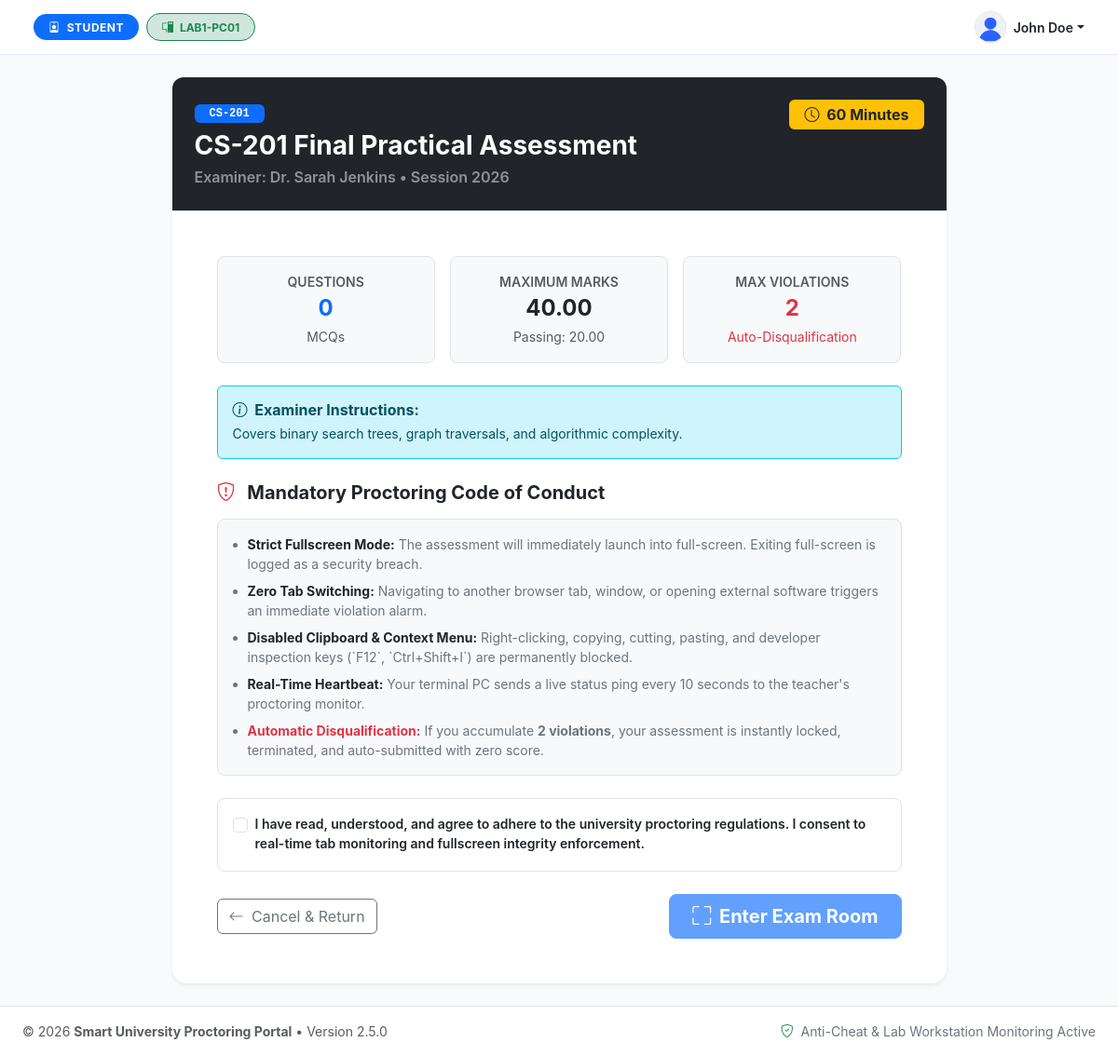
/student/instructions.php?exam_id=3 (signed in), run on the app's committed database.
### tables this page shows
CREATE TABLE `exams` (
  `id` int(11) NOT NULL AUTO_INCREMENT,
  `course_id` int(11) NOT NULL,
  `teacher_id` int(11) NOT NULL,
  `title` varchar(200) NOT NULL,
  `description` text DEFAULT NULL,
  `exam_code` varchar(30) NOT NULL,
  `duration_minutes` int(11) NOT NULL DEFAULT 45,
  `total_marks` decimal(6,2) NOT NULL DEFAULT 50.00,
  `passing_marks` decimal(6,2) NOT NULL DEFAULT 20.00,
  `max_violations` int(11) NOT NULL DEFAULT 3,
  `start_time` datetime NOT NULL,
  `end_time` datetime NOT NULL,
  `status` enum('draft','published','ongoing','completed') NOT NULL DEFAULT 'draft',
  `shuffle_questions` tinyint(1) NOT NULL DEFAULT 1,
  `created_at` datetime DEFAULT current_timestamp(),
  PRIMARY KEY (`id`),
  UNIQUE KEY `exam_code` (`exam_code`),
  KEY `course_id` (`course_id`),
  KEY `teacher_id` (`teacher_id`),
  CONSTRAINT `exams_ibfk_1` FOREIGN KEY (`course_id`) REFERENCES `courses` (`id`) ON DELETE CASCADE,
  CONSTRAINT `exams_ibfk_2` FOREIGN KEY (`teacher_id`) REFERENCES `users` (`id`) ON DELETE CASCADE
);

CREATE TABLE `courses` (
  `id` int(11) NOT NULL AUTO_INCREMENT,
  `course_code` varchar(30) NOT NULL,
  `course_name` varchar(150) NOT NULL,
  `department` varchar(100) NOT NULL,
  `teacher_id` int(11) DEFAULT NULL,
  `description` text DEFAULT NULL,
  `created_at` datetime DEFAULT current_timestamp(),
  PRIMARY KEY (`id`),
  UNIQUE KEY `course_code` (`course_code`),
  KEY `teacher_id` (`teacher_id`),
  CONSTRAINT `courses_ibfk_1` FOREIGN KEY (`teacher_id`) REFERENCES `users` (`id`) ON DELETE SET NULL
);

CREATE TABLE `users` (
  `id` int(11) NOT NULL AUTO_INCREMENT,
  `username` varchar(50) NOT NULL,
  `email` varchar(100) NOT NULL,
  `password` varchar(255) NOT NULL,
  `full_name` varchar(100) NOT NULL,
  `role` enum('admin','teacher','student') NOT NULL DEFAULT 'student',
  `roll_number` varchar(50) DEFAULT NULL,
  `phone` varchar(20) DEFAULT NULL,
  `avatar` varchar(255) DEFAULT 'default_avatar.png',
  `status` enum('active','inactive') NOT NULL DEFAULT 'active',
  `created_at` datetime DEFAULT current_timestamp(),
  PRIMARY KEY (`id`),
  UNIQUE KEY `username` (`username`),
  UNIQUE KEY `email` (`email`)
);

### student/instructions.php (the view, shortened to what this page needs)
<?php
$examId = !empty($_GET['exam_id']) ? intval($_GET['exam_id']) : 0;
$pdo = getDb();
$stmt = $pdo->prepare("SELECT e.*, c.course_code, c.course_name, u.full_name as teacher_name,
                       (SELECT COUNT(*) FROM questions q WHERE q.exam_id = e.id) as question_count
                       FROM exams e
                       JOIN courses c ON e.course_id = c.id
                       JOIN users u ON e.teacher_id = u.id
                       WHERE e.id = ?");
$stmt->execute([$examId]);
$exam = $stmt->fetch();
require_once dirname(__DIR__) . '/includes/header.php';
?>
<div class="app-wrapper">
    <div class="main-content">
        <?php require_once dirname(__DIR__) . '/includes/navbar.php'; ?>
        <div class="container py-4">
            <div class="row justify-content-center">
                <div class="col-lg-9">
                    <div class="card shadow-sm border-0 rounded-4">
                        <div class="card-header bg-dark text-white p-4 rounded-top-4">
                            <div class="d-flex justify-content-between align-items-start">
                                <div>
                                    <span class="badge bg-primary font-monospace px-3 py-1 mb-2"><?= htmlspecialchars($exam['course_code']) ?></span>
                                    <h3 class="fw-bold mb-1"><?= htmlspecialchars($exam['title']) ?></h3>
                                    <p class="text-white-50 mb-0">Examiner: <?= htmlspecialchars($exam['teacher_name']) ?> &bull; Session 2026</p>
                                </div>
                                <span class="badge bg-warning text-dark px-3 py-2 fs-6">
                                    <i class="bi bi-clock me-1"></i> <?= $exam['duration_minutes'] ?> Minutes
                                </span>
                            </div>
                        </div>
                        <div class="card-body p-4 p-md-5">
                            <div class="row g-3 mb-4 text-center">
                                <div class="col-4">
                                    <div class="p-3 bg-light rounded-3 border">
                                        <small class="text-muted text-uppercase fw-semibold d-block">Questions</small>
                                        <h4 class="fw-bold my-1 text-primary"><?= $exam['question_count'] ?></h4>
                                        <small class="text-muted">MCQs</small>
                                    </div>
                                </div>
                                <div class="col-4">
                                    <div class="p-3 bg-light rounded-3 border">
                                        <small class="text-muted text-uppercase fw-semibold d-block">Maximum Marks</small>
                                        <h4 class="fw-bold my-1 text-dark"><?= $exam['total_marks'] ?></h4>
                                        <small class="text-muted">Passing: <?= $exam['passing_marks'] ?></small>
                                    </div>
                                </div>
                                <div class="col-4">
                                    <div class="p-3 bg-light rounded-3 border">
                                        <small class="text-muted text-uppercase fw-semibold d-block">Max Violations</small>
                                        <h4 class="fw-bold my-1 text-danger"><?= $exam['max_violations'] ?></h4>
                                        <small class="text-danger">Auto-Disqualification</small>
                                    </div>
                                </div>
                            </div>
                            <?php if (!empty($exam['description'])): ?>
                                <div class="alert alert-info border-info mb-4">
                                    <h6 class="fw-bold mb-1"><i class="bi bi-info-circle me-1"></i> Examiner Instructions:</h6>
                                    <p class="mb-0 small"><?= nl2br(htmlspecialchars($exam['description'])) ?></p>
                                </div>
                            <?php endif; ?>
                            <h5 class="fw-bold mb-3"><i class="bi bi-shield-exclamation text-danger me-2"></i> Mandatory Proctoring Code of Conduct</h5>
                            <div class="border rounded-3 p-3 mb-4 bg-light">
                                <ul class="small mb-0 d-flex flex-column gap-2 text-secondary ps-3">
                                    <li><strong class="text-dark">Strict Fullscreen Mode:</strong> The assessment will immediately launch into full-screen. Exiting full-screen is logged as a security breach.</li>
                                    <li><strong class="text-dark">Zero Tab Switching:</strong> Navigating to another browser tab, window, or opening external software triggers an immediate violation alarm.</li>
                                    <li><strong class="text-dark">Disabled Clipboard & Context Menu:</strong> Right-clicking, copying, cutting, pasting, and developer inspection keys (`F12`, `Ctrl+Shift+I`) are permanently blocked.</li>
                                    <li><strong class="text-dark">Real-Time Heartbeat:</strong> Your terminal PC sends a live status ping every 10 seconds to the teacher's proctoring monitor.</li>
                                    <li><strong class="text-danger">Automatic Disqualification:</strong> If you accumulate <strong><?= $exam['max_violations'] ?> violations</strong>, your assessment is instantly locked, terminated, and auto-submitted with zero score.</li>
                                </ul>
                            </div>
                            <div class="p-3 border rounded-3 mb-4">
                                <div class="form-check">
                                    <input class="form-check-input" type="checkbox" id="agreeTermsCheck" onchange="toggleStartBtn()">
                                    <label class="form-check-label fw-semibold small text-dark" for="agreeTermsCheck">
                                        I have read, understood, and agree to adhere to the university proctoring regulations. I consent to real-time tab monitoring and fullscreen integrity enforcement.
                                    </label>
                                </div>
                            </div>
                            <div class="d-flex justify-content-between align-items-center">
                                <a href="<?= BASE_URL ?>/student/dashboard.php" class="btn btn-outline-secondary">
                                    <i class="bi bi-arrow-left me-1"></i> Cancel & Return
                                </a>
                                <button type="button" class="btn btn-primary btn-lg px-4 fw-bold" id="startExamBtn" disabled onclick="launchExamEnvironment()">
                                    <i class="bi bi-fullscreen me-1"></i> Enter Exam Room
                                </button>
                            </div>
                        </div>
                    </div>
                </div>
            </div>
        </div>
    </div>
</div>
<?php require_once dirname(__DIR__) . '/includes/footer.php'; ?>

### assets/css/style.css (style rules this page uses)
:root { --primary-color: #2563eb; --primary-dark: #1d4ed8; --primary-light: #eff6ff; --sidebar-bg: #1e293b; --sidebar-hover: #334155; --accent-color: #0ea5e9; --success-color: #10b981; --warning-color: #f59e0b; --danger-color: #ef4444; --surface-bg: #f8fafc; --border-color: #e2e8f0; }
body { background-color: var(--surface-bg); font-family: -apple-system, BlinkMacSystemFont, "Segoe UI", Roboto, "Helvetica Neue", Arial, sans-serif; color: #334155; min-height: 100vh; }
.card { border-radius: 12px; box-shadow: 0 1px 3px 0 rgba(0, 0, 0, 0.05), 0 1px 2px 0 rgba(0, 0, 0, 0.03); border: 1px solid var(--border-color); transition: transform 0.15s ease, box-shadow 0.15s ease; }
.card-header { background-color: #ffffff; border-bottom: 1px solid var(--border-color); border-top-left-radius: 12px !important; border-top-right-radius: 12px !important; font-weight: 600; }
.app-wrapper { display: flex; min-height: 100vh; }
.main-content { flex-grow: 1; display: flex; flex-direction: column; overflow-x: hidden; }

### data on the page
exams: course.course_code "CS-201", title "CS-201 Final Practical Assessment", teacher.full_name "Dr. Sarah Jenkins", duration_minutes "60", total_marks "40.00", passing_marks "20.00", max_violations "2", description "Covers binary search trees, graph traversals, and algorithmic complexity."

### other printed values
$currentUserRole "STUDENT"
$currentPcName "LAB1-PC01"
$currentUserName "John Doe"
$exam['question_count'] "0"
APP_NAME "Smart University Proctoring Portal"
APP_VERSION "2.5.0"
